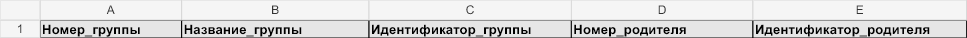
#> input picture template-Export_Groups_Sheet.png, 967 x 38 px
$ python -i compose-product-card-v4.py   (imports and definitions only)
#> lines starting #> are read from the running program, lines starting #| are printed output that depends on the picture
#> further down, picture is the input picture: PIL image 967x38 RGBA; mean R, G, B, A 217.1, 217.1, 217.1, 255
from pathlib import Path
import json
import sys
from PIL import Image, ImageDraw, ImageFont

# [2 lines not run here, left out]

# [1 line that did not run here, left out]
out_dir = Path(sys.argv[2])
# [1 line not run here, left out]
# [1 line that did not run here, left out]
W = H = 1280
FONT = Path(r"C:\Windows\Fonts\arial.ttf")
BOLD = Path(r"C:\Windows\Fonts\arialbd.ttf")
# [1 line that did not run here, left out]
# [1 line that did not run here, left out]
# [1 line that did not run here, left out]

def ft(size, bold=False):
    return ImageFont.truetype(str(BOLD if bold else FONT), size=size)

def square(img):
    img = img.convert("RGB")
    if img.size == (W, H):
        return img
    scale = max(W / img.width, H / img.height)
#> scale = 33.68
    resized = img.resize((round(img.width * scale), round(img.height * scale)), Image.Resampling.LANCZOS)
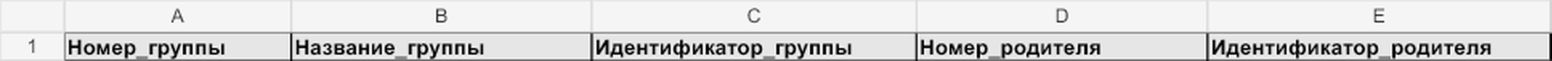
#> resized: PIL image 32573x1280 RGB (shown at 1/21 size); min 0, max 255, mean 217.2
    left = max(0, (resized.width - W) // 2)
#> left = 15646
    top = max(0, (resized.height - H) // 2)
#> top = 0
    return resized.crop((left, top, left + W, top + H))
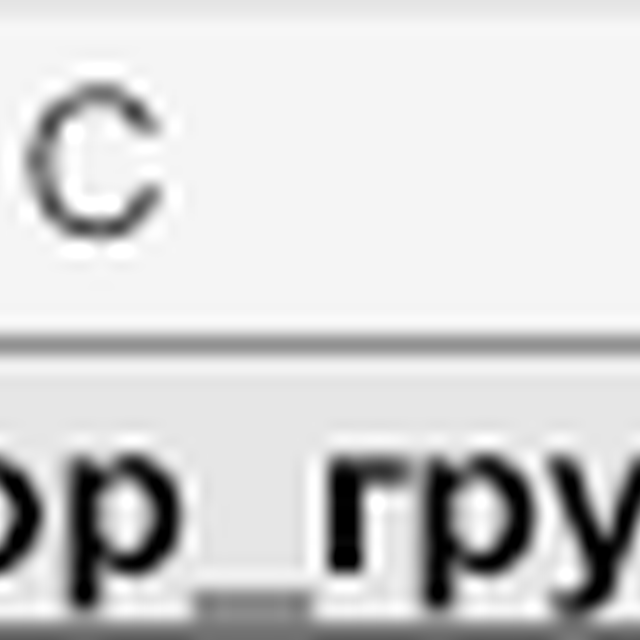
#> returned value: PIL image 1280x1280 RGB (shown at 1/2 size); min 0, max 255, mean 210.1

def add_layer(img, fn):
    layer = Image.new("RGBA", img.size, (0, 0, 0, 0))
    fn(ImageDraw.Draw(layer))
    return Image.alpha_composite(img.convert("RGBA"), layer).convert("RGB")

def text_block(d, block):
    title = block["title"]
    subtitle = block.get("subtitle")
    layout = block.get("layout", "left-top")
    size = block.get("size", 50)
    color = tuple(block.get("color", cfg.get("ink", [20, 20, 20]))) + (255,)
    muted = tuple(block.get("muted", cfg.get("muted", [52, 52, 52]))) + (255,)
    title_font = ft(size, True)
    sub_font = ft(block.get("subtitle_size", 28), False)
    if layout == "left-bottom":
        x, y = 54, 930
        align = "left"
    elif layout == "right-top":
        x, y = 1228, 52
        align = "right"
    elif layout == "right-bottom":
        x, y = 1228, 900
        align = "right"
    else:
        x, y = 48, 48
        align = "left"
    d.multiline_text((x, y), title, font=title_font, fill=color, spacing=0, align=align, anchor="ra" if align == "right" else None)
    bbox = d.multiline_textbbox((x, y), title, font=title_font, spacing=0, align=align, anchor="ra" if align == "right" else None)
    line_y = bbox[3] + 14
    if align == "right":
        d.rounded_rectangle((x - 76, line_y, x, line_y + 6), radius=3, fill=ACCENT)
    else:
        d.rounded_rectangle((x, line_y, x + 76, line_y + 6), radius=3, fill=ACCENT)
    if subtitle:
        sy = line_y + 18
        d.multiline_text((x, sy), subtitle, font=sub_font, fill=muted, spacing=3, align=align, anchor="ra" if align == "right" else None)

def process(img, block):
    return add_layer(img, lambda d: text_block(d, block))

names = ["01_main.png", "02_result.png", "03_control.png", "04_use.png", "05_detail.png"]
# [6 lines not run here, left out]

>>> from PIL import Image
>>> picture = Image.open('../template-Export_Groups_Sheet.png')
>>> result = square(picture)
